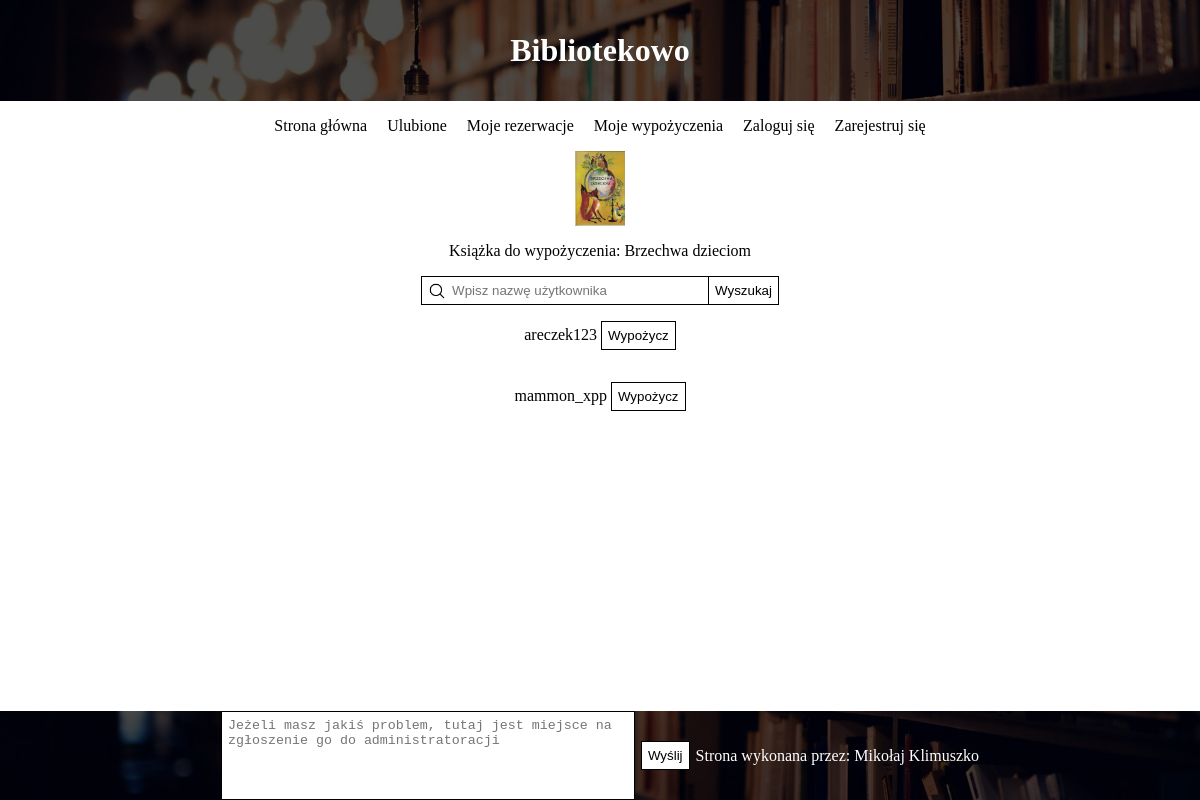
Page /borrowBook.php?bookId=1 on the committed database.
### tables this page shows
CREATE TABLE `ksiazki` (
  `id` int(10) UNSIGNED NOT NULL,
  `idKategorii` int(10) UNSIGNED NOT NULL,
  `nazwa` varchar(50) NOT NULL,
  `autor` varchar(50) NOT NULL,
  `rokWydania` int(10) UNSIGNED NOT NULL,
  `opis` text NOT NULL,
  `obrazek` varchar(50) NOT NULL,
  `ilosc` int(10) UNSIGNED NOT NULL DEFAULT 0
);

CREATE TABLE `uzytkownicy` (
  `id` int(10) UNSIGNED NOT NULL,
  `login` varchar(50) NOT NULL,
  `nick` varchar(50) NOT NULL,
  `haslo` varchar(50) NOT NULL,
  `email` varchar(320) NOT NULL,
  `rola` varchar(50) NOT NULL DEFAULT 'user',
  `dataUtworzenia` timestamp NOT NULL DEFAULT current_timestamp() ON UPDATE current_timestamp(),
  `obrazek` varchar(50) NOT NULL
);

### borrowBook.php (the view, shortened to what this page needs)
<!DOCTYPE html>
<html lang="pl">
<head>
    <link rel="stylesheet" href="css/nav.css">
    <link rel="stylesheet" href="css/search.css">
    <link rel="stylesheet" href="css/style.css">
    <link rel="stylesheet" href="css/borrowBook.css">
    <link rel="stylesheet" href="css/footer.css">
</head>
<body>
    <header>
        <?php
            require("nav.php");
            require("db.php");
        ?>
    </header>
    <main>
        <?php
            $bookId = $_GET["bookId"];
            $sql = "SELECT nazwa, obrazek FROM ksiazki WHERE id = $bookId";
            $result = $conn->query($sql);
            $row = $result->fetch_object();
            echo "
                <div class='center-grid-container'>
                    <img class='book-img' src='imgs/databaseImgs/insertedBooks/" . urlencode($row->obrazek) . "' alt='zdjęcie książki'>
                    <p>Książka do wypożyczenia: {$row->nazwa}</p>
                </div>
                <div class='centered-container'>
                    <form action='' class='search-form'>
                        <input type='hidden' name='bookId' value='{$bookId}'>
                        <input type='text' id='search-input' class='search-input' name='phrase' autocomplete='off' placeholder='Wpisz nazwę użytkownika'>
                        <button class='search-button'>Wyszukaj</button>
                        <div id='dynamic-search-results-container' class='dynamic-search-results-container'></div>
                    </form>
                </div>
            ";
            $sql = "SELECT id, nick FROM uzytkownicy";
            $result = $conn->query($sql);
            echo "<div class='center-grid-container'>";
            while($row = $result->fetch_object()) {
                echo "
                    <form action='insertBookBorrow.php' method='post'>
                        <input id='book-id-input' type='hidden' name='bookId' value='{$bookId}'>
                        <input type='hidden' name='userId' value='{$row->id}'>
                        <p>{$row->nick} <button type='submit'>Wypożycz</button></p>
                    </form>
                ";
            }
            echo "</div>";
        ?>
    </main>
    <footer>
        <?php
            require("footer.php");
        ?>
    </footer>
</body>
</html>

### css/search.css (style rules this page uses)
.search-input { background-image: url(../imgs/nonDatabaseImgs/loop.png); background-repeat: no-repeat; background-position: 6px center; background-size: 18px, 18px; width: 250px; padding: 6px 6px 6px 30px; border-top: 1px solid black; border-left: 1px solid black; border-bottom: 1px solid black; border-right: none; }
.search-button { border: 1px solid black; background-color: white; padding: 6px; cursor: pointer; }
.search-form { font-size: 0; }

### css/style.css (style rules this page uses)
button { border: 1px solid black; background-color: white; padding: 6px; cursor: pointer; }
input { width: 250px; padding: 6px 6px 6px 6px; border: 1px solid black; }
.centered-container { display: flex; justify-content: center; padding-left: 0px; }

### css/borrowBook.css (style rules this page uses)
.book-img { height: 75px; width: 50px; }
.center-grid-container { display: grid; place-items: center; }

### css/footer.css (style rules this page uses)
body { margin: 0px; min-height: 100vh; display: flex; flex-direction: column; }
footer { display: flex; justify-content: center; align-items: center; margin-top: auto; }
footer { background-color: rgba(0, 0, 0, .7); background-blend-mode: multiply; background-image: url("../imgs/nonDatabaseImgs/library_img.jpg"); background-size: cover; background-position: bottom; }

### rows in the picture
ksiazki: obrazek (picture), nazwa "Brzechwa dzieciom"
uzytkownicy: nick "areczek123"
uzytkownicy: nick "mammon_xpp"
